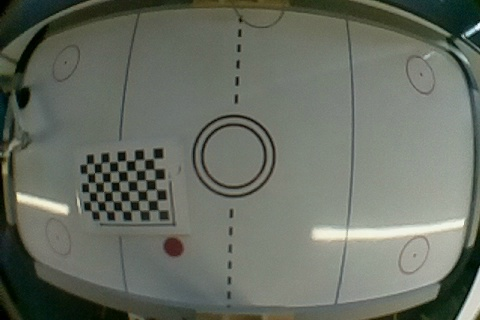
#> input picture CV/Python/examples/hockey_table_0.jpg, 480 x 320 px, given in place of the camera
$ python cv-redpuck.py   (older library calls are emulated)
#> lines starting #> are read from the running program, lines starting #| are printed output that depends on the picture; after the words box and inside, x2 and y2 are one past the last pixel; in counts of white or black regions, pixels touching at a corner belong together
import sys
sys.path.append('/usr/local/lib/python2.7/site-packages')

import cv2
import numpy as np

# Open camera capture device
cap = cv2.VideoCapture(0)

# Set camera parameters
cap.set(cv2.CAP_PROP_FRAME_WIDTH, 360)
cap.set(cv2.CAP_PROP_FRAME_HEIGHT, 240)
cap.set(cv2.CAP_PROP_BRIGHTNESS, 0.2)
cap.set(cv2.CAP_PROP_GAIN, 0.3)

"""
# [5 lines of commented-out code are left out]
"""

# Kalman filter
kalman = cv2.KalmanFilter(4, 2)
kalman.measurementMatrix = np.array([[1,0,0,0],[0,1,0,0]], np.float32)
kalman.transitionMatrix = np.array([[1,0,1,0],[0,1,0,1],[0,0,1,0],[0,0,0,1]],np.float32)
kalman.processNoiseCov = np.array([[1,0,0,0],[0,1,0,0],[0,0,1,0],[0,0,0,1]],np.float32) * 0.75

pred_coord = np.zeros((2,1), np.float32) # tracked / prediction coordinates

while True:
    # Get frame from camera
    ret, frame = cap.read()
#> frame is the input picture: shape (320, 480, 3); mean B, G, R 99, 109.7, 104.3

    new_frame = frame[50:230, 10:320]
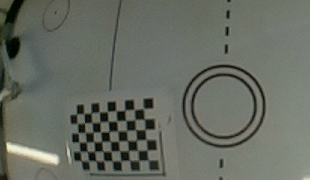
#> new_frame: shape (180, 310, 3); mean B, G, R 98.7, 108.2, 103.6
    cv2.imshow('cropped', new_frame)

    # Converts to other formats
    #hsv = cv2.cvtColor(frame, cv2.COLOR_BGR2HSV)
    #gray = cv2.cvtColor(frame, cv2.COLOR_BGR2GRAY)

    # define range of blue color in BGR
    # B:85-125	 G:120-160   R:80-120
    lower = np.array([0, 0, 55])
    upper = np.array([19, 0, 91])

    # HSV
    # Increase V value if can't detect green puck
    # H: 50-90  S:42-90 V:75-180
    #lower = np.array([40, 42, 75])
    #upper = np.array([90, 90, 180])

    # Threshold the RGB/HSV image to get only blue colors
    mask = cv2.inRange(frame, lower, upper)
#> mask: shape (320, 480); every value is 0

    # Bitwise-AND frame to turn it into a binary image
    img_filtered = cv2.bitwise_and(frame, frame, mask= mask)
#> img_filtered: shape (320, 480, 3); every value is 0

    # Gaussian blur image (to smoothen out things)
    img_blur = cv2.GaussianBlur(img_filtered, (15,15), 0)

    # otsu thresholding
    _ret, img_otsu = cv2.threshold(cv2.cvtColor(img_blur, cv2.COLOR_BGR2GRAY), 0, 255, cv2.THRESH_BINARY + cv2.THRESH_OTSU)

    # Contour finding (a.k.a location of puck)
    try:
        _, contours, hierarchy = cv2.findContours(img_otsu.copy(), cv2.RETR_TREE, cv2.CHAIN_APPROX_SIMPLE)
#> contours = []

        # Get index of largest contour
        areas = [cv2.contourArea(c) for c in contours]
#> areas = []
        max_index = np.argmax(areas)
        cnt = contours[max_index]

        # Metadata of contour
        x, y, w, h = cv2.boundingRect(cnt)
        cv2.circle(frame, (x+w/2, y+h/2), w/2, (0, 0, 255), 2)

    except:
        x, y, w, h = 0, 0, 0, 0
        pass

    # Kalman predictions
    mp = np.array([[np.float32(x)],[np.float32(y)]])
    kalman.correct(mp)
    pred_coord = kalman.predict()

    pred_x = int(pred_coord[0])
    pred_y = int(pred_coord[1])
    cv2.circle(frame, (pred_x, pred_y), w/2, (255, 0, 0), 2)
#> frame: shape (320, 480, 3); under 0.01% of pixels changed, all inside (x1, y1, x2, y2) = (0, 0, 2, 2)

    # Display image
    cv2.imshow('frame', frame)
    cv2.imshow('threshold otsu', img_otsu)
    #cv2.imshow('debug', img_filtered)

    # Key press
    k = cv2.waitKey(1) & 0xFF
#> (key q is pressed here)
    if k == ord('q'):
        break

cv2.destroyAllWindows()

$ run again, on CV/Python/examples/hockey_table_1.jpg
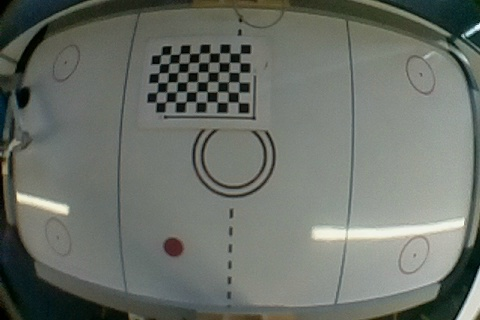
#> input picture CV/Python/examples/hockey_table_1.jpg, 480 x 320 px, given in place of the camera
#> frame is the input picture: shape (320, 480, 3); mean B, G, R 105.1, 112.6, 107.5
#> `new_frame = frame[50:230, 10:320]`:
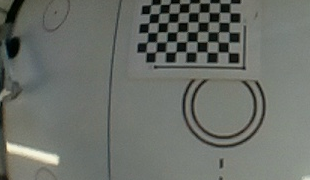
#> new_frame: shape (180, 310, 3); mean B, G, R 104.5, 110.7, 106.8
#> mask: shape (320, 480); every value is 0
#> img_filtered: shape (320, 480, 3); every value is 0
#> contours = []
#> frame: shape (320, 480, 3); under 0.01% of pixels changed, all inside (x1, y1, x2, y2) = (0, 0, 2, 2)

$ run again, on CV/Python/examples/hockey_table_2.jpg
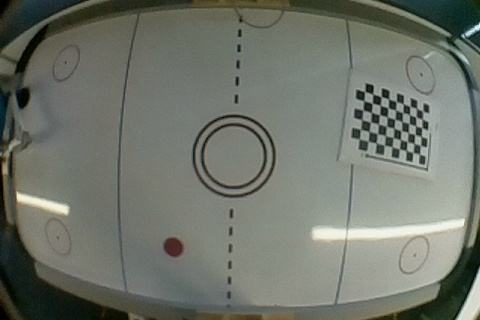
#> input picture CV/Python/examples/hockey_table_2.jpg, 480 x 320 px, given in place of the camera
#> frame is the input picture: shape (320, 480, 3); mean B, G, R 106.8, 116.4, 111.8
#> `new_frame = frame[50:230, 10:320]`:
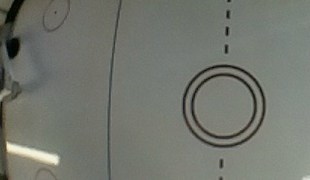
#> new_frame: shape (180, 310, 3); mean B, G, R 110.1, 118.3, 114.9
#> mask: shape (320, 480); every value is 0
#> img_filtered: shape (320, 480, 3); every value is 0
#> contours = []
#> frame: shape (320, 480, 3); under 0.01% of pixels changed, all inside (x1, y1, x2, y2) = (0, 0, 2, 2)

$ run again, on CV/Python/examples/hockey_table_3.jpg
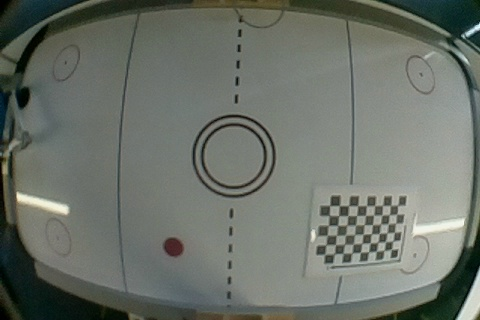
#> input picture CV/Python/examples/hockey_table_3.jpg, 480 x 320 px, given in place of the camera
#> frame is the input picture: shape (320, 480, 3); mean B, G, R 105.1, 113.4, 107.7
#> `new_frame = frame[50:230, 10:320]`:
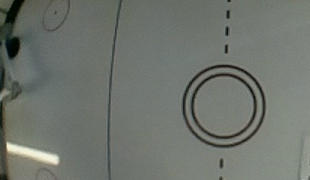
#> new_frame: shape (180, 310, 3); mean B, G, R 108.9, 116, 110.9
#> mask: shape (320, 480); every value is 0
#> img_filtered: shape (320, 480, 3); every value is 0
#> contours = []
#> frame: shape (320, 480, 3); under 0.01% of pixels changed, all inside (x1, y1, x2, y2) = (0, 0, 2, 2)
